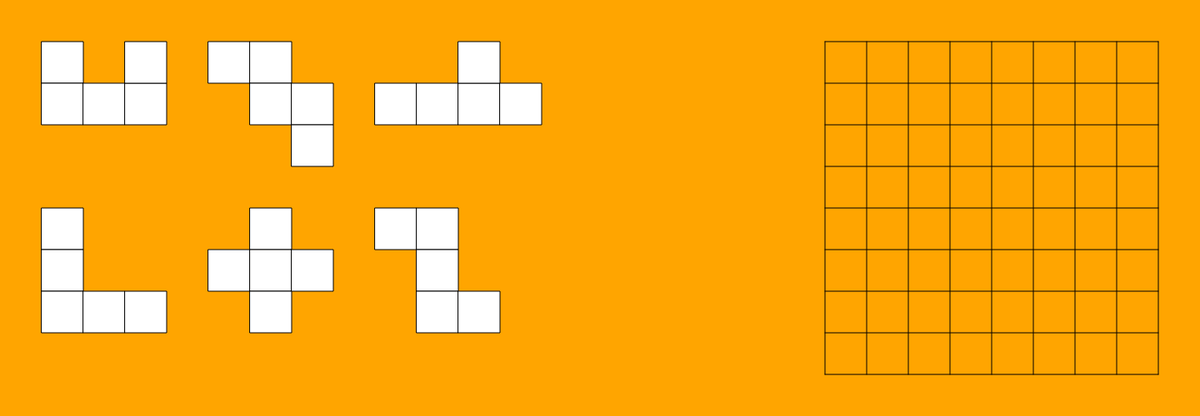
Frame 1 (no input)
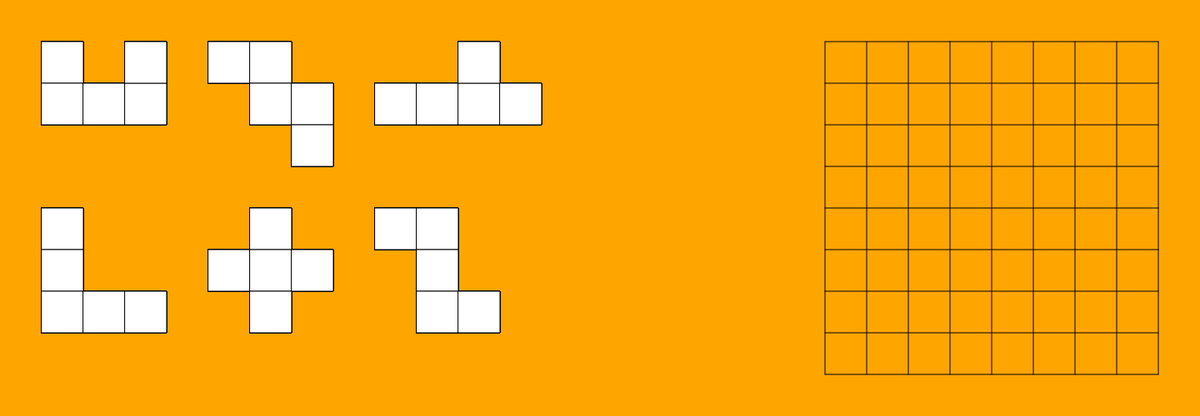
Frame 60 (no input)
Frame 120 (the mouse pressed at the canvas centre since frame 60): identical to frame 60, image omitted

The p5.js sketch that drew these frames (run headless with seeded random() and noise() and a simulated clock; from frame 60 on, the mouse is pressed at the canvas centre):

// p5.js sketch
// ── sketch.js
function setup() {
  createCanvas(1440, 500);
  background("orange");
  translate(940,0);
  grid();
  U = new ulysess(200, 200, "white");
  V = new vector (200,200, "white");
  W = new william (200,200, "white");
  X = new xavier (200,200, "white");
  Y = new yosef (200,200, "white");
  Z = new zachary (200,200, "white");
}


function grid() {
  line(50, 50, 50, 450);
  line(100, 50, 100, 450);
  line(150, 50, 150, 450);
  line(200, 50, 200, 450);
  line(250, 50, 250, 450);
  line(300, 50, 300, 450);
  line(350, 50, 350, 450);
  line(400, 50, 400, 450);
  line(450, 50, 450, 450);
  line(50, 50, 450, 50);
  line(50, 100, 450, 100);
  line(50, 150, 450, 150);
  line(50, 200, 450, 200);
  line(50, 250, 450, 250);
  line(50, 300, 450, 300);
  line(50, 350, 450, 350);
  line(50, 400, 450, 400);
  line(50, 450, 450, 450);
}

function draw(){
  U.drawUlysess ();
  V.drawVector ();
  W.drawWilliam ();
  X.drawXavier ();
  Y.drawYosef ();
  Z.drawZachary ();
}

function keyPressed() {
if(keyIsDown(39)){
  background("purple");
  translate(940,0);
  grid();
  a += 50
  }
}

// function keyPressed() {
// if(keyIsDown(40)){
//   background("purple");
//   translate(940,0);
//   grid();
//   b += 50
//   }
// }
//
// function keyPressed() {
// if(keyIsDown(37)){
//   background("purple");
//   translate(940,0);
//   grid();
//   c += 50
//   }
// }
//
// function keyPressed() {
// if(keyIsDown(38)){
//   background("purple");
//   translate(940,0);
//   grid();
//   d += 0
//   }
// }

let a = 0
let b = 0
let c = 0
let d = 0

class ulysess {
  constructor(x,y) {
        this.x = x;
        this.y = y;
  }
  drawUlysess(){
  rect(50 + a + a, 50 + b + b, 50, 50);
  rect(50 + a, 100 - a + c, 50, 50);
  rect(100, 100, 50, 50);
  rect(150 - a - c, 100 + a + c, 50, 50);
  rect(150 - c, 50 + a + a + b + b, 50, 50);
   }
}

class vector {
	constructor(x,y) {
    this.x = x;
    this.y = y;
	}
	drawVector(){
    rect(50, 250, 50, 50);
    rect(50, 300, 50, 50);
    rect(50, 350, 50, 50);
    rect(100, 350, 50, 50);
    rect(150, 350, 50, 50);
	}
}

class william {
	constructor(x,y) {
		    this.x = x;
    		this.y = y;
	}
	drawWilliam(){
    rect(250, 50, 50, 50);
    rect(300, 50, 50, 50);
    rect(300, 100, 50, 50);
    rect(350, 100, 50, 50);
    rect(350, 150, 50, 50);
 }
}

class xavier {
	constructor(x,y) {
		    this.x = x;
    		this.y = y;
	}
	drawXavier(){
    rect(300, 250, 50, 50);
    rect(250, 300, 50, 50);
    rect(300, 300, 50, 50);
    rect(350, 300, 50, 50);
    rect(300, 350, 50, 50);
 }
}

class yosef {
	constructor(x,y) {
		    this.x = x;
    		this.y = y;
	}
	drawYosef(){
    rect(450, 100, 50, 50);
    rect(500, 100, 50, 50);
    rect(550, 100, 50, 50);
    rect(550, 50, 50, 50);
    rect(600, 100, 50, 50);
 }
}

class zachary {
	constructor(x,y) {
		    this.x = x;
    		this.y = y;
	}
	drawZachary(){
    rect(450, 250, 50, 50);
    rect(500, 250, 50, 50);
    rect(500, 300, 50, 50);
    rect(500, 350, 50, 50);
    rect(550, 350, 50, 50);
 }
}
